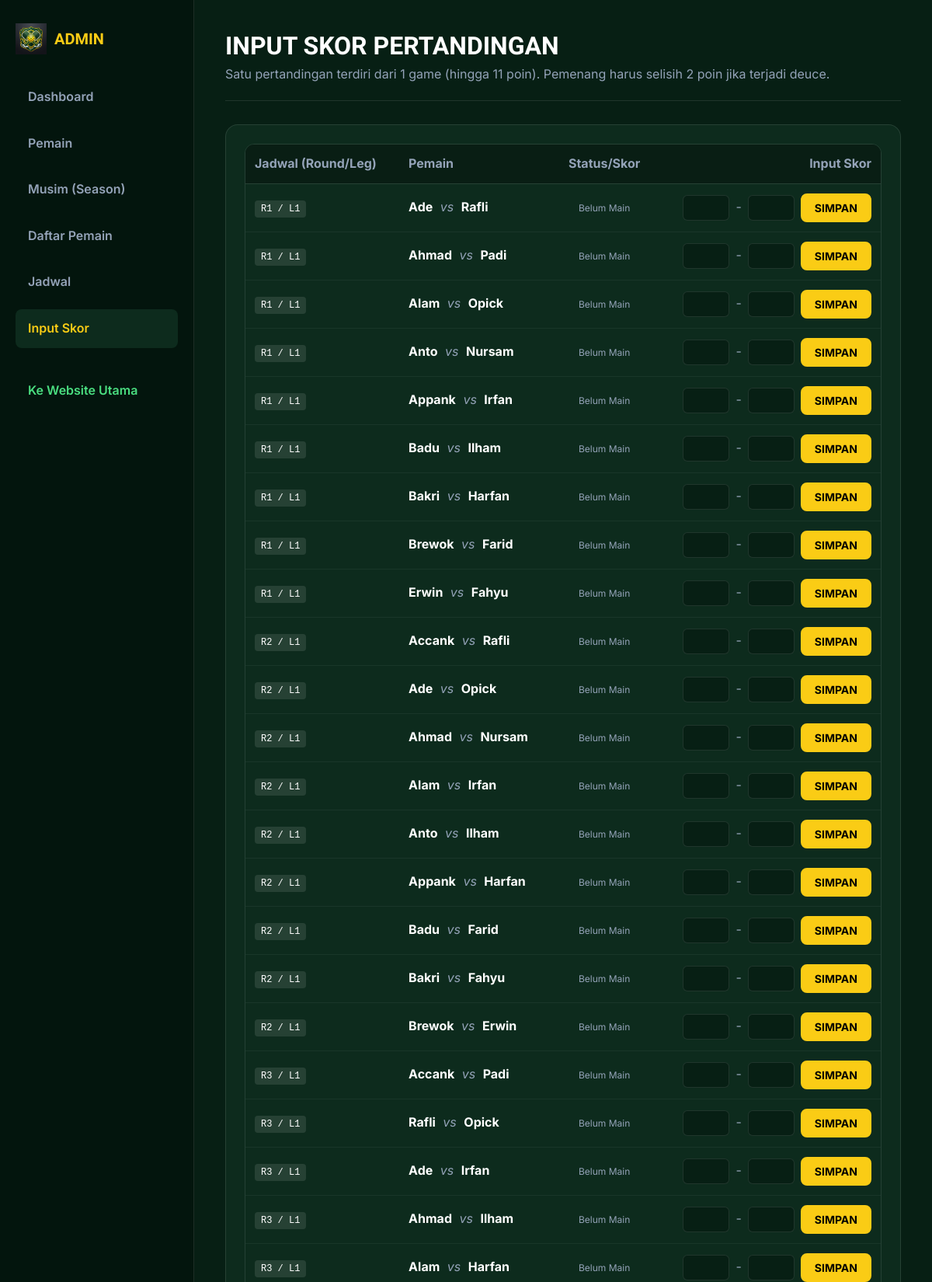
/admin/matches.php (upper part), run on the app's committed database.
### tables this page shows
CREATE TABLE IF NOT EXISTS `matches` (
  `id` int NOT NULL AUTO_INCREMENT,
  `season_id` int NOT NULL,
  `round_number` int NOT NULL,
  `leg_number` int NOT NULL DEFAULT '1',
  `player1_id` int NOT NULL,
  `player2_id` int NOT NULL,
  `player1_score` int DEFAULT NULL,
  `player2_score` int DEFAULT NULL,
  `winner_id` int DEFAULT NULL,
  `status` enum('scheduled','completed') NOT NULL DEFAULT 'scheduled',
  `scheduled_at` datetime DEFAULT NULL,
  `created_at` timestamp NULL DEFAULT CURRENT_TIMESTAMP,
  PRIMARY KEY (`id`),
  KEY `season_id` (`season_id`),
  KEY `player1_id` (`player1_id`),
  KEY `player2_id` (`player2_id`),
  KEY `winner_id` (`winner_id`),
  CONSTRAINT `matches_ibfk_1` FOREIGN KEY (`season_id`) REFERENCES `seasons` (`id`) ON DELETE CASCADE,
  CONSTRAINT `matches_ibfk_2` FOREIGN KEY (`player1_id`) REFERENCES `players` (`id`),
  CONSTRAINT `matches_ibfk_3` FOREIGN KEY (`player2_id`) REFERENCES `players` (`id`),
  CONSTRAINT `matches_ibfk_4` FOREIGN KEY (`winner_id`) REFERENCES `players` (`id`)
);

CREATE TABLE IF NOT EXISTS `players` (
  `id` int NOT NULL AUTO_INCREMENT,
  `name` varchar(100) NOT NULL,
  `created_at` timestamp NULL DEFAULT CURRENT_TIMESTAMP,
  PRIMARY KEY (`id`)
);

### includes/functions.php (called while the page is built, shortened)
<?php
function e($value) {
    return htmlspecialchars((string)$value, ENT_QUOTES, 'UTF-8');
}
?>

### admin/matches.php (the view, shortened to what this page needs)
<?php
require '../config/db.php';
require '../includes/functions.php';
$season = getCurrentSeason($pdo);
$stmt = $pdo->prepare("SELECT m.*, p1.name AS player1, p2.name AS player2
                       FROM matches m
                       JOIN players p1 ON p1.id=m.player1_id
                       JOIN players p2 ON p2.id=m.player2_id
                       WHERE m.season_id=?
                       ORDER BY m.round_number, m.id");
$stmt->execute([$season['id']]);
$matches = $stmt->fetchAll();
include 'includes/header.php';
?>
<div class="admin-header">
  <div>
    <h1>Input Skor Pertandingan</h1>
    <p style="color: var(--color-text-muted); margin-top: 5px;">Satu pertandingan terdiri dari 1 game (hingga 11 poin). Pemenang harus selisih 2 poin jika terjadi deuce.</p>
  </div>
</div>
<div class="admin-card">
  <div class="table-wrap">
    <table style="width: 100%; border-collapse: collapse; min-width: 600px;">
      <thead>
        <tr>
          <th style="text-align: left; padding: 12px; border-bottom: 1px solid var(--color-border); color: var(--color-text-muted);">Jadwal (Round/Leg)</th>
          <th style="text-align: left; padding: 12px; border-bottom: 1px solid var(--color-border); color: var(--color-text-muted);">Pemain</th>
          <th style="text-align: center; padding: 12px; border-bottom: 1px solid var(--color-border); color: var(--color-text-muted);">Status/Skor</th>
          <th style="text-align: right; padding: 12px; border-bottom: 1px solid var(--color-border); color: var(--color-text-muted);">Input Skor</th>
        </tr>
      </thead>
      <tbody>
        <?php foreach($matches as $m): ?>
        <tr>
          <td style="padding: 12px; border-bottom: 1px solid rgba(255,255,255,0.05);">
            <span style="background: rgba(255,255,255,0.1); padding: 4px 8px; border-radius: 4px; font-size: 12px; font-family: monospace;">
              R<?= e($m['round_number']) ?> / L<?= e($m['leg_number']) ?>
            </span>
          </td>
          <td style="padding: 12px; border-bottom: 1px solid rgba(255,255,255,0.05);">
            <strong><?= e($m['player1']) ?></strong> <span style="color: var(--color-text-muted); font-style: italic; margin: 0 5px;">vs</span> <strong><?= e($m['player2']) ?></strong>
          </td>
          <td style="padding: 12px; border-bottom: 1px solid rgba(255,255,255,0.05); text-align: center; font-weight: 700; color: var(--color-primary);">
            <?= $m['status'] === 'completed' ? e($m['player1_score']).' - '.e($m['player2_score']) : '<span style="color:var(--color-text-muted); font-weight:400; font-size:12px;">Belum Main</span>' ?>
          </td>
          <td style="padding: 12px; border-bottom: 1px solid rgba(255,255,255,0.05); text-align: right;">
            <form method="post" style="display:flex; gap:8px; justify-content: flex-end; align-items:center;">
              <input type="number" name="player1_score" min="0" value="<?= e($m['player1_score'] ?? '') ?>" required style="width: 60px; background: var(--color-bg-dark); border: 1px solid var(--color-border); color: white; padding: 8px; border-radius: 6px; text-align: center;">
              <span style="color: var(--color-text-muted);">-</span>
              <input type="number" name="player2_score" min="0" value="<?= e($m['player2_score'] ?? '') ?>" required style="width: 60px; background: var(--color-bg-dark); border: 1px solid var(--color-border); color: white; padding: 8px; border-radius: 6px; text-align: center;">
              <button class="btn btn-primary" style="padding: 8px 16px;">Simpan</button>
            </form>
          </td>
        </tr>
        <?php endforeach; ?>
      </tbody>
    </table>
  </div>
</div>
<?php include 'includes/footer.php'; ?>

### assets/css/style.css (style rules this page uses)
:root { --color-primary: #facc15; --color-primary-dark: #eab308; --color-bg-dark: #071f14; --color-bg-light: #0d2b1d; --color-bg-card: rgba(255, 255, 255, 0.05); --color-text-main: #ffffff; --color-text-muted: #94a3b8; --color-text-green: #4ade80; --color-border: rgba(255, 255, 255, 0.1); --font-heading: 'Oswald', sans-serif; --font-body: 'Inter', sans-serif; }
* { box-sizing: border-box; margin: 0; padding: 0; }
body { font-family: var(--font-body); background-color: var(--color-bg-dark); color: var(--color-text-main); line-height: 1.6; }
h1, h2, h3, h4, h5, h6 { font-family: var(--font-heading); text-transform: uppercase; line-height: 1.2; }
.btn { display: inline-flex; align-items: center; gap: 8px; padding: 12px 24px; border-radius: 8px; font-weight: 700; font-size: 14px; text-transform: uppercase; cursor: pointer; transition: all 0.3s ease; font-family: var(--font-body); }
.btn-primary { background: var(--color-primary); color: #000; border: 2px solid var(--color-primary); }
.table-wrap { overflow: auto; border-radius: 12px; border: 1px solid var(--color-border); }
table { width: 100%; border-collapse: collapse; background: var(--color-bg-light); }
th { background: rgba(0,0,0,0.3); color: var(--color-primary); text-align: left; padding: 14px; }
td { padding: 13px 14px; border-top: 1px solid rgba(255,255,255,.05); }
input, select { width: 100%; padding: 12px; border-radius: 8px; border: 1px solid var(--color-border); background: var(--color-bg-dark); color: white; }

### admin/includes/header.php (style rules this page uses)
body.admin-body { display: flex; min-height: 100vh; margin: 0; background-color: var(--color-bg-dark); }
.admin-header { margin-bottom: 30px; padding-bottom: 20px; border-bottom: 1px solid var(--color-border); display: flex; justify-content: space-between; align-items: center; }
.admin-header h1 { font-size: 32px; margin: 0; }
.admin-card { background: var(--color-bg-light); border: 1px solid var(--color-border); border-radius: 16px; padding: 24px; margin-bottom: 24px; }

### data on the page
matches: round_number "1", leg_number "1", player1.name "Ade", player2.name "Rafli", status "Belum Main"
matches: round_number "1", leg_number "1", player1.name "Ahmad", player2.name "Padi", status "Belum Main"
matches: round_number "1", leg_number "1", player1.name "Alam", player2.name "Opick", status "Belum Main"
matches: round_number "1", leg_number "1", player1.name "Anto", player2.name "Nursam", status "Belum Main"
matches: round_number "1", leg_number "1", player1.name "Appank", player2.name "Irfan", status "Belum Main"
matches: round_number "1", leg_number "1", player1.name "Badu", player2.name "Ilham", status "Belum Main"
matches: round_number "1", leg_number "1", player1.name "Bakri", player2.name "Harfan", status "Belum Main"
matches: round_number "1", leg_number "1", player1.name "Brewok", player2.name "Farid", status "Belum Main"
matches: round_number "1", leg_number "1", player1.name "Erwin", player2.name "Fahyu", status "Belum Main"
matches: round_number "2", leg_number "1", player1.name "Accank", player2.name "Rafli", status "Belum Main"
matches: round_number "2", leg_number "1", player1.name "Ade", player2.name "Opick", status "Belum Main"
matches: round_number "2", leg_number "1", player1.name "Ahmad", player2.name "Nursam", status "Belum Main"
matches: round_number "2", leg_number "1", player1.name "Alam", player2.name "Irfan", status "Belum Main"
matches: round_number "2", leg_number "1", player1.name "Anto", player2.name "Ilham", status "Belum Main"
matches: round_number "2", leg_number "1", player1.name "Appank", player2.name "Harfan", status "Belum Main"
matches: round_number "2", leg_number "1", player1.name "Badu", player2.name "Farid", status "Belum Main"
matches: round_number "2", leg_number "1", player1.name "Bakri", player2.name "Fahyu", status "Belum Main"
matches: round_number "2", leg_number "1", player1.name "Brewok", player2.name "Erwin", status "Belum Main"
matches: round_number "3", leg_number "1", player1.name "Accank", player2.name "Padi", status "Belum Main"
matches: round_number "3", leg_number "1", player1.name "Rafli", player2.name "Opick", status "Belum Main"
matches: round_number "3", leg_number "1", player1.name "Ade", player2.name "Irfan", status "Belum Main"
matches: round_number "3", leg_number "1", player1.name "Ahmad", player2.name "Ilham", status "Belum Main"
matches: round_number "3", leg_number "1", player1.name "Alam", player2.name "Harfan", status "Belum Main"
